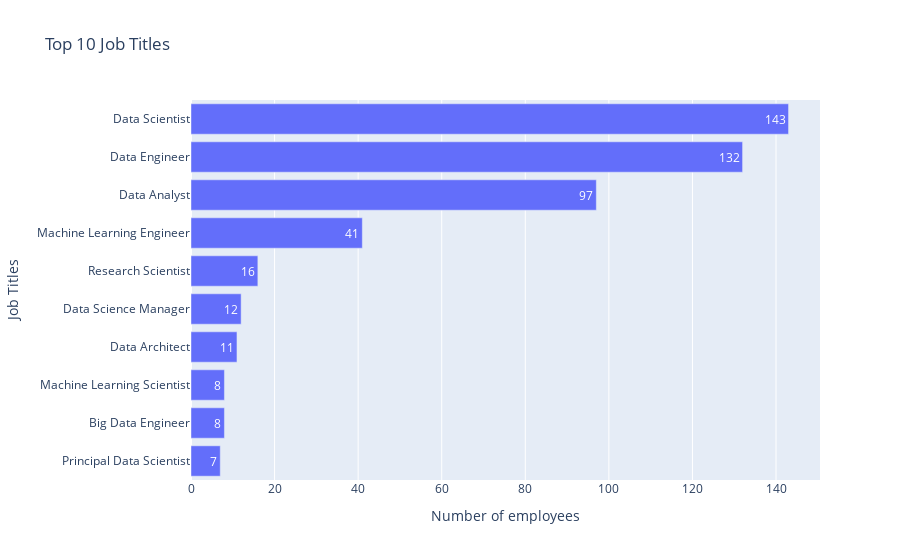

The notebook cell this image was saved under:
### Code cell
top10_job = df['job_title'].value_counts()[:10]
top10_job.sort_values(inplace=True)

fig = px.bar(x=top10_job.values, 
             y=top10_job.index, 
             #color = top10_job.index,
             text = top10_job.values,
             title= "Top 10 Job Titles",
             labels={
                     "x": "Number of employees",
                     "y": "Job Titles"
                 },
             orientation='h')

fig.show()

### Figure 1 — Plotly figure (JSON) as saved in the notebook; plotly's stock layout.template omitted (floating-point values rounded to 4 significant figures)
{"data": [{"alignmentgroup": "True", "hovertemplate": "Number of employees=%{x}<br>Job Titles=%{y}<br>text=%{text}<extra></extra>", "legendgroup": "", "marker": {"color": "#636efa", "pattern": {"shape": ""}}, "name": "", "offsetgroup": "", "orientation": "h", "showlegend": false, "text": [7, 8, 8, 11, 12, 16, 41, 97, 132, 143], "textposition": "auto", "type": "bar", "x": [7, 8, 8, 11, 12, 16, 41, 97, 132, 143], "xaxis": "x", "y": ["Principal Data Scientist", "Big Data Engineer", "Machine Learning Scientist", "Data Architect", "Data Science Manager", "Research Scientist", "Machine Learning Engineer", "Data Analyst", "Data Engineer", "Data Scientist"], "yaxis": "y"}], "layout": {"barmode": "relative", "legend": {"tracegroupgap": 0}, "title": {"text": "Top 10 Job Titles"}, "xaxis": {"anchor": "y", "domain": [0, 1], "title": {"text": "Number of employees"}}, "yaxis": {"anchor": "x", "domain": [0, 1], "title": {"text": "Job Titles"}}}}
